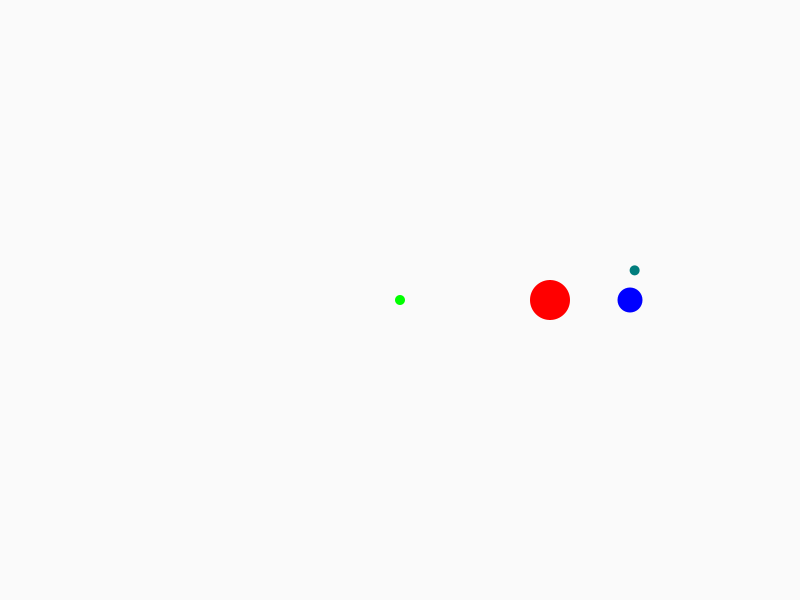
Frame 1 (no input)
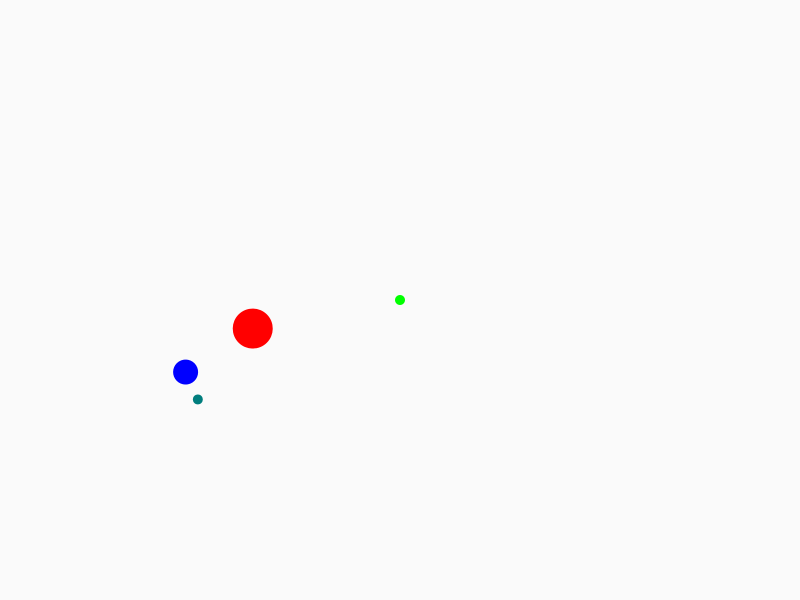
Frame 60 (the mouse pressed at the canvas centre just before this capture)
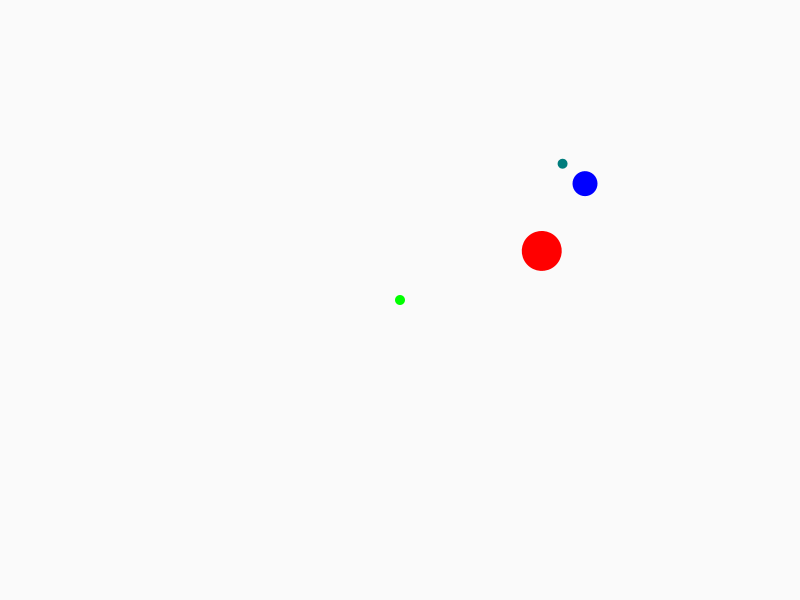
Frame 120 (the mouse held since frame 60 and released just before this capture)

The Processing sketch that drew these frames (run headless with seeded random() and noise(); from frame 60 on, the mouse is pressed at the canvas centre):

// Processing sketch: in_class_assignment_translate
// ── in_class_assignment_translate.pde
/* 
created by Aven in class with student, 2016, April 7
"make design interact", week 02, second class
you can find more info (like students' work and syllybus) about this class at makedesigninteract.wordpress.com
*/

float sunR = 0;
float earthR = 0;
int earthX = 80;
int sunX = 150;
int moonR = 30;
float moonPlus = 0.5;
void setup() {
  size(800, 600);
}
void draw() {
  background(250);
 // pushMatrix();
  translate(width/2, height/2);
  //translate to new origin
  noStroke();
  fill(0, 255, 0);
  ellipse(0, 0, 10, 10); //draw center point
  rotate(sunR);
  fill(255, 0, 0);
  ellipse(sunX, 0, 40, 40);//draw sun
  sunR = sunR +0.05;
  
  //draw earth
 // pushMatrix();
  translate(sunX, 0);//translate to sun center
  fill(0, 0, 255);
  rotate(earthR);
  ellipse(earthX, 0, 25, 25);//draw earth
  earthR = earthR + 0.1;
  
  //draw Moon
  //pushMatrix();
  translate(earthX,0);//translate to earth center
  fill(0,125,125);
  rotate(moonR);
  ellipse(moonR, 0, 10, 10);//draw moon
  moonR += moonPlus;
  //popMatrix();
  //popMatrix();
  //popMatrix();
}
